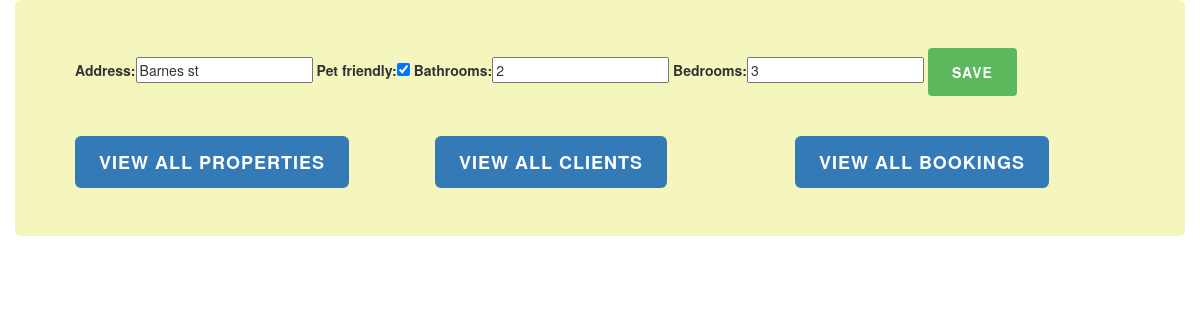
Screenshot of /ptb/properties/1/edit/ with the database file from the repository.
### ptb/models.py (models this page shows, shortened)
class Property(models.Model):
    owner = models.ForeignKey(Client, on_delete=models.CASCADE)
    address = models.CharField(max_length=200)
    pet_friendly = models.BooleanField(blank=False)
    bathrooms = models.PositiveIntegerField(blank=False)
    bedrooms = models.PositiveIntegerField(blank=False)

### ptb/views.py (the view)
# urls.py: url(r'^properties/(?P<num>[0-9]+)/edit/$', views.property_edit, name='property_edit'),
def property_edit(request, num):
    instance = Property.objects.get(id=num)
    edit = False
    form = PropertyForm(request.POST or None, instance=instance)
    if form.is_valid():
        form.save()
        edit = True
    return render(request, 'ptb/property_edit.html', {'form':form, 'edit': edit, 'property': instance })

### ptb/forms.py
class PropertyForm(forms.ModelForm):
    class Meta:
        model = Property
        fields = ('address', 'pet_friendly','bathrooms','bedrooms')

### ptb/templates/ptb/property_edit.html (shortened to what this page needs)
{% extends "./base.html" %}
{% block content %}
{% if edit == True %}
  <h2> Edited Successfully </h2> <br>
  <p>
  New Details <br>
  Address: {{ property.address }} <br>
  Bathrooms: {{ property.bathrooms }} <br>
  Bedrooms: {{ property.bedrooms }} <br>
  Pet Friendly: {% if property.pet_friendly %}
                  Yes
                {% else %}
                  No
                {% endif %} </p>
{% else %}
  <form method="POST">  {% csrf_token %}
    {{ form }}
    <button type="submit" class="btn btn-md btn-success"> Save </button>
  </form>
{% endif %}
{% endblock %}

### ptb/static/ptb/style.css (style rules this page uses)
.btn { padding: 14px 24px; border: 0 none; font-weight: 700; letter-spacing: 1px; text-transform: uppercase; }

### rows the page displays
Property: address "Barnes st", pet_friendly "☑", bathrooms "2", bedrooms "3"
